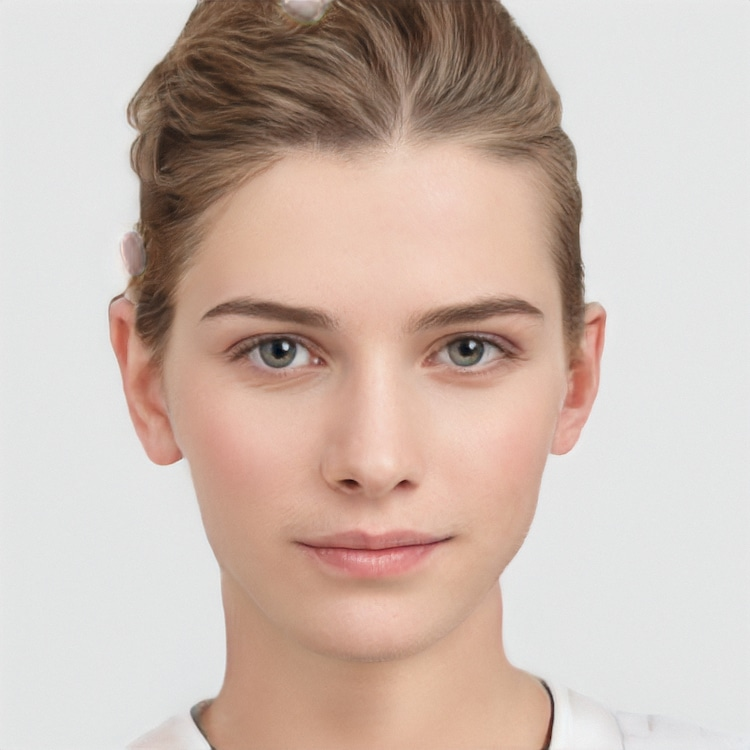
#> input picture images/sample_Neutral.jpg, 750 x 750 px
$ jupyter execute --allow-errors Emotion_Detection.ipynb   (shell and % lines are left out)
#> lines starting #> are read from the running program, lines starting #| are printed output that depends on the picture
# Data Collection

[cell 1]
import numpy as np
import pandas as pd
from PIL import Image
from tqdm import tqdm
import os

[cell 2]
# convert string to integer
def atoi(s):
    n = 0
    for i in s:
        n = n*10 + ord(i) - ord("0")
    return n

## Create Test and Train data folders

[cell 3]
outer_names = ['test','train']
inner_names = ['angry', 'disgusted', 'fearful', 'happy', 'sad', 'surprised', 'neutral']
os.makedirs('data', exist_ok=True)
for outer_name in outer_names:
    os.makedirs(os.path.join('data',outer_name), exist_ok=True)
    for inner_name in inner_names:
        os.makedirs(os.path.join('data',outer_name,inner_name), exist_ok=True)

[cell 4]
angry = 0
disgusted = 0
fearful = 0
happy = 0
sad = 0
surprised = 0
neutral = 0
angry_test = 0
disgusted_test = 0
fearful_test = 0
happy_test = 0
sad_test = 0
surprised_test = 0
neutral_test = 0

## Get Dataset

#> (a cell that did not finish here is left out)

#> (a cell that did not finish here is left out)

# Create Model

[cell 7]
import numpy as np
import argparse
import matplotlib.pyplot as plt
import cv2
from tensorflow.keras.models import Sequential
from tensorflow.keras.layers import Dense, Dropout, Flatten
from tensorflow.keras.layers import Conv2D
from tensorflow.keras.optimizers import Adam
from tensorflow.keras.layers import MaxPooling2D
from tensorflow.keras.preprocessing.image import ImageDataGenerator
import os
os.environ['TF_CPP_MIN_LOG_LEVEL'] = '2'

[cell 8]
# plots accuracy and loss curves
def plot_model_history(model_history):
    """
    Plot Accuracy and Loss curves given the model_history
    """
    fig, axs = plt.subplots(1,2,figsize=(15,5))
    # summarize history for accuracy
    axs[0].plot(range(1,len(model_history.history['accuracy'])+1),model_history.history['accuracy'])
    axs[0].plot(range(1,len(model_history.history['val_accuracy'])+1),model_history.history['val_accuracy'])
    axs[0].set_title('Model Accuracy')
    axs[0].set_ylabel('Accuracy')
    axs[0].set_xlabel('Epoch')
    axs[0].set_xticks(np.arange(1,len(model_history.history['accuracy'])+1),len(model_history.history['accuracy'])/10)
    axs[0].legend(['train', 'val'], loc='best')
    # summarize history for loss
    axs[1].plot(range(1,len(model_history.history['loss'])+1),model_history.history['loss'])
    axs[1].plot(range(1,len(model_history.history['val_loss'])+1),model_history.history['val_loss'])
    axs[1].set_title('Model Loss')
    axs[1].set_ylabel('Loss')
    axs[1].set_xlabel('Epoch')
    axs[1].set_xticks(np.arange(1,len(model_history.history['loss'])+1),len(model_history.history['loss'])/10)
    axs[1].legend(['train', 'val'], loc='best')
    fig.savefig('plot.png')
    plt.show()

[cell 9]
# Define data generators
train_dir = 'data/train'
val_dir = 'data/test'

num_train = 28709
num_val = 7178
batch_size = 64
num_epoch = 50

#> (the rest of this cell did not finish here and is left out)

#> (a cell that did not finish here is left out)

## Train and Save Model

#> (a cell that did not finish here is left out)

[cell 12]
import matplotlib.pyplot as plt

## Give image here

[cell 13]
img = cv2.imread('images/sample_Neutral.jpg')
#> img is the input picture: shape (750, 750, 3); mean B, G, R 176.5, 186.4, 205.1
plt.imshow(img)

[cell 14]
# Convert image to GrayScale
gray = cv2.cvtColor(img, cv2.COLOR_BGR2GRAY)
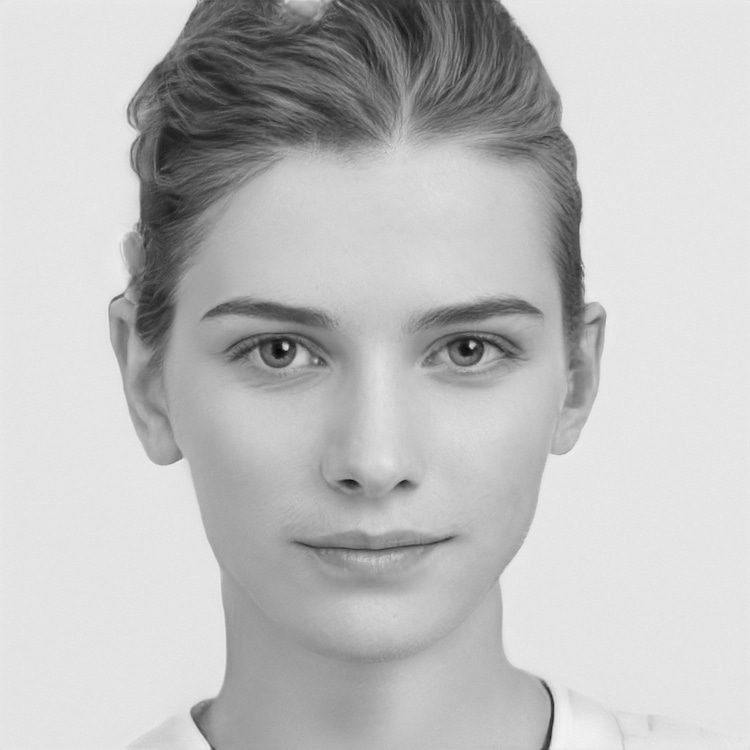
#> gray: shape (750, 750); min 7, max 244, mean 190.8
plt.imshow(gray)

#> (a cell that did not finish here is left out)

## More Tests

[cell 16]
img = cv2.imread('images/sample_Happy.jpg')
#> (the rest of this cell did not finish here and is left out)

#> (a cell that did not finish here is left out)

#> (a cell that did not finish here is left out)

[cell 19]
img = cv2.imread('images/sample_Angry.jpg')
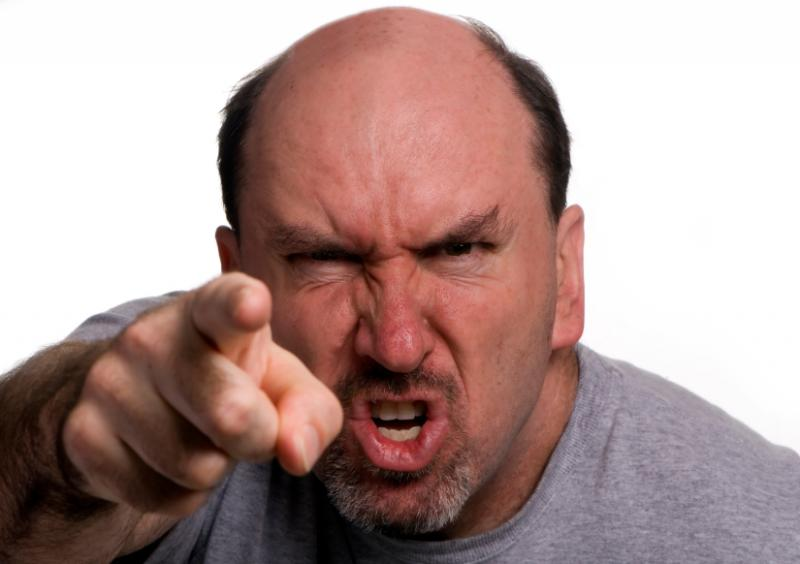
#> input picture images/sample_Angry.jpg, 800 x 564 px
#> img is the input picture: shape (564, 800, 3); mean B, G, R 149.1, 152.5, 177.6
plt.imshow(img)

[cell 20]
gray = cv2.cvtColor(img, cv2.COLOR_BGR2GRAY)
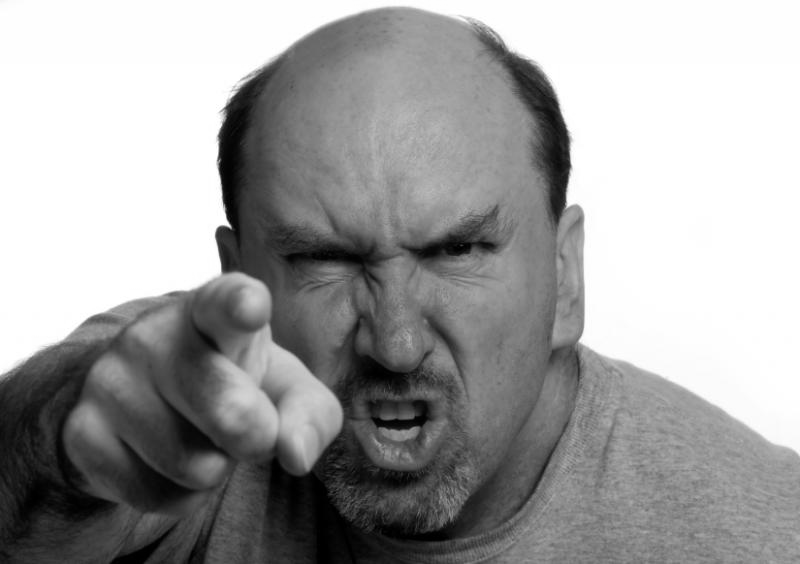
#> gray: shape (564, 800); min 0, max 255, mean 159.6
plt.imshow(gray)

#> (a cell that did not finish here is left out)

[cell 22]
img = cv2.imread('images/Surprise.jpg')
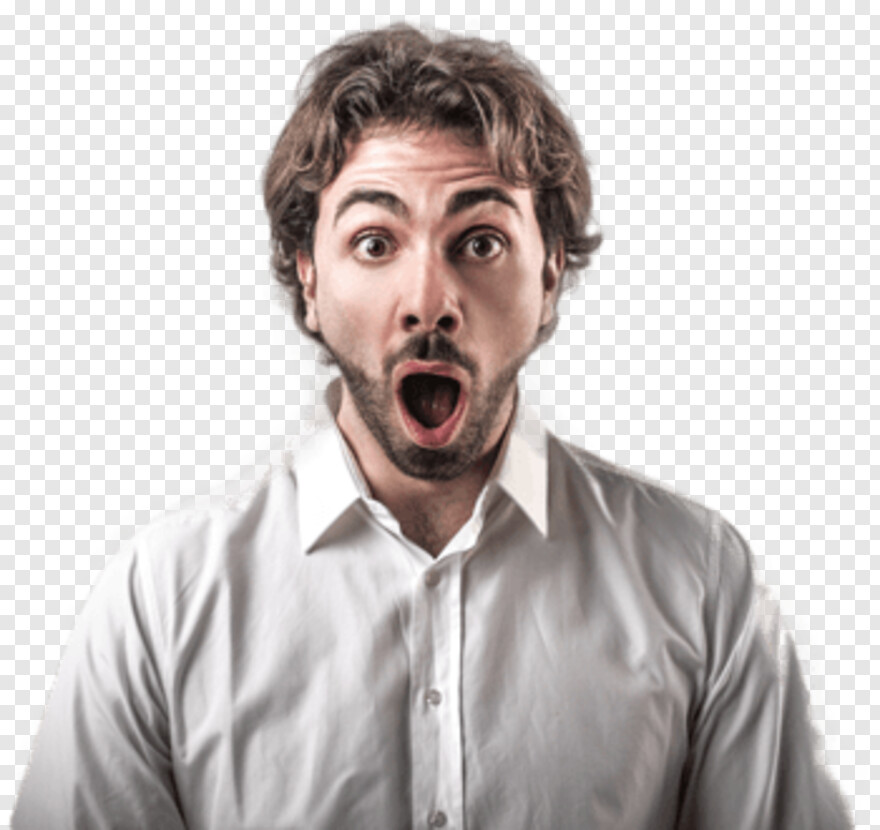
#> input picture images/Surprise.jpg, 880 x 830 px
#> img is the input picture: shape (830, 880, 3); mean B, G, R 194.7, 196, 201.9
plt.imshow(img)

[cell 23]
gray = cv2.cvtColor(img, cv2.COLOR_BGR2GRAY)
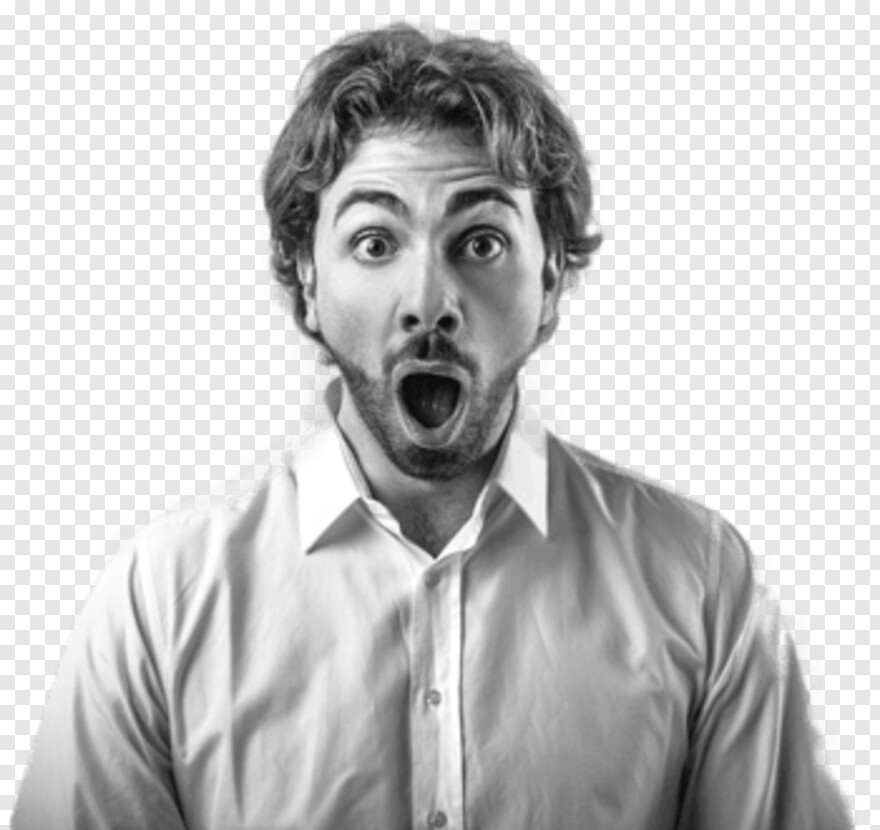
#> gray: shape (830, 880); min 8, max 255, mean 197.6
plt.imshow(gray)
